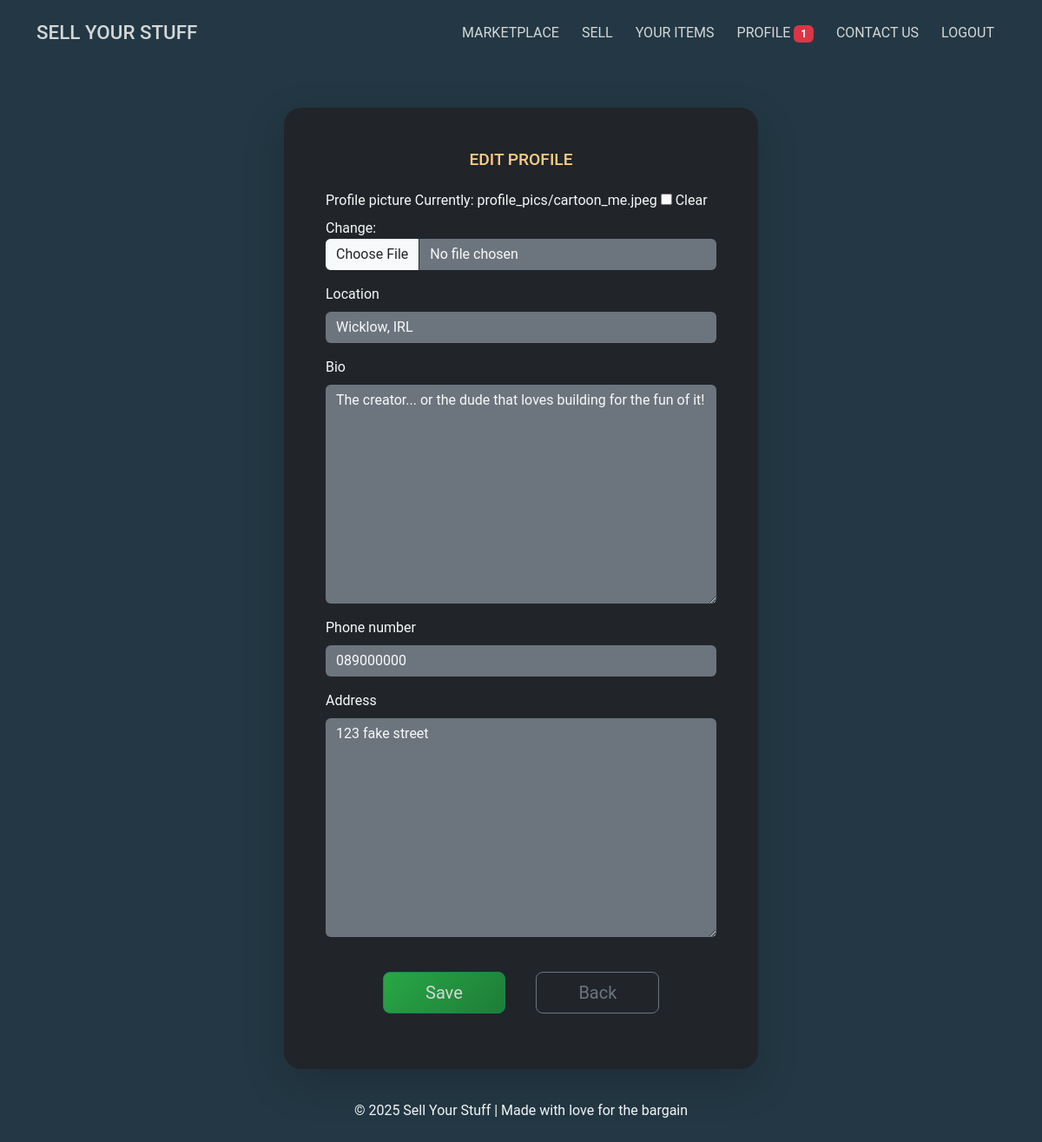
The app's page /profiles/profile/edit/ (signed in) with its own data.
### profiles/models.py (models this page shows, shortened)
class UserProfile(models.Model):
    user = models.OneToOneField(User, on_delete=models.CASCADE, related_name="profile")
    profile_picture = models.ImageField(
        upload_to="profile_pics/",
        blank=True,
        null=True,
        default="profile_pics/default.jpg",
    )
    location = models.CharField(max_length=50, blank=True, null=True)
    bio = models.TextField(blank=True, null=True)
    phone_number = models.CharField(max_length=15, blank=True, null=True)
    address = models.TextField(blank=True, null=True)

### profiles/views.py (the view)
# urls.py: path("profile/edit/", profile_edit, name="profile_edit"),
@login_required
def profile_edit(request):
    profile = request.user.profile
    if request.method == "POST":
        form = UserProfileForm(request.POST, request.FILES, instance=profile)
        if form.is_valid():
            form.save()
            return redirect("profile")
    else:
        form = UserProfileForm(instance=profile)
    return render(request, "profiles/profile_form.html", {"form": form})

### profiles/forms.py
class UserProfileForm(forms.ModelForm):
    class Meta:
        model = UserProfile
        fields = ["profile_picture", "location", "bio", "phone_number", "address"]

### contact/templatetags/form_tags.py (called while the page is built)
@register.filter
def add_class(field, css_class):
    return field.as_widget(attrs={"class": css_class})

### sell_ur_stuff_site/context_processors.py (called while the page is built)
def unread_notifications(request):
    if request.user.is_authenticated:
        unread_count = Notification.objects.filter(
            user=request.user, is_read=False
        ).count()
    else:
        unread_count = 0
    return {"unread_notifications": unread_count}

### profiles/templates/profiles/profile_form.html (shortened to what this page needs)
{% extends "base.html" %}
{% load static form_tags %}
{% block content %}
<div class="container mt-5">
    <div class="row justify-content-center">
        <div class="col-lg-6 col-md-8">
            <div class="card bg-dark text-light shadow-lg border-0 animate__animated animate__fadeInUp">
                <div class="card-body p-5">
                    <h2 class="card-title text-center mb-4 text-uppercase card-title-custom">Edit Profile</h2>
                    <form method="post" enctype="multipart/form-data" class="form">
                        <div class="row g-3">
                            {% for field in form %}
                                <div class="col-12">
                                    <label for="{{ field.id_for_label }}" class="form-label">{{ field.label }}</label>
                                    {{ field|add_class:"form-control bg-secondary text-light border-0" }}
                                </div>
                            {% endfor %}
                            <div class="col-12 text-center mt-4">
                                <button type="submit" class="btn btn-success btn-lg px-5 animate__animated animate__pulse btn-success-custom m-3">
                                    Save
                                </button>
                                <a href="{% url 'profile' %}" class="btn btn-outline-secondary btn-lg px-5 m-3">Back</a>
                            </div>
                        </div>
                    </form>
                </div>
            </div>
        </div>
    </div>
</div>
{% endblock content %}

### static/css/styles.css (style rules this page uses)
:root { --main-bg-color: #233844; --main-bg-shadow: #233844b7; --secondary-bg-color: #3e4f5e5c; --main-font-color: #0d75b5; --secondary-font-color: #d5d7d8; --hover-color: #ffcc81; --shadow-color: rgba(0, 0, 0, 0.5); }
* { margin: 0; padding: 0; box-sizing: border-box; }
body { font-family: 'Roboto', sans-serif; background-color: var(--main-bg-color); color: var(--secondary-font-color); }
h1, h2, h5 { text-transform: uppercase; }
a { text-decoration: none; color: inherit; }
.card { border: 1px solid #333; color: var(--secondary-font-color); border-radius: 20px; }
.card-title-custom, .card-title-secondary { color: var(--secondary-font-color); font-size: 1.2rem; }
.profile-header, .card-title-hover-color, .sold-items-title, .card-title { color: var(--hover-color); }
.btn-success-custom { background: linear-gradient(135deg, #28a745, #1d7d38); color: var(--secondary-font-color); transition: all 0.3s ease; }

### records on screen
UserProfile: form "Wicklow, IRL" "The creator... or the dude that loves building for the fun of it!" "089000000" "123 fake street"

### other values on screen
{{ unread_notifications }} "1"
{{ field.label }} "Profile picture" "Location" "Bio" "Phone number" "Address"
